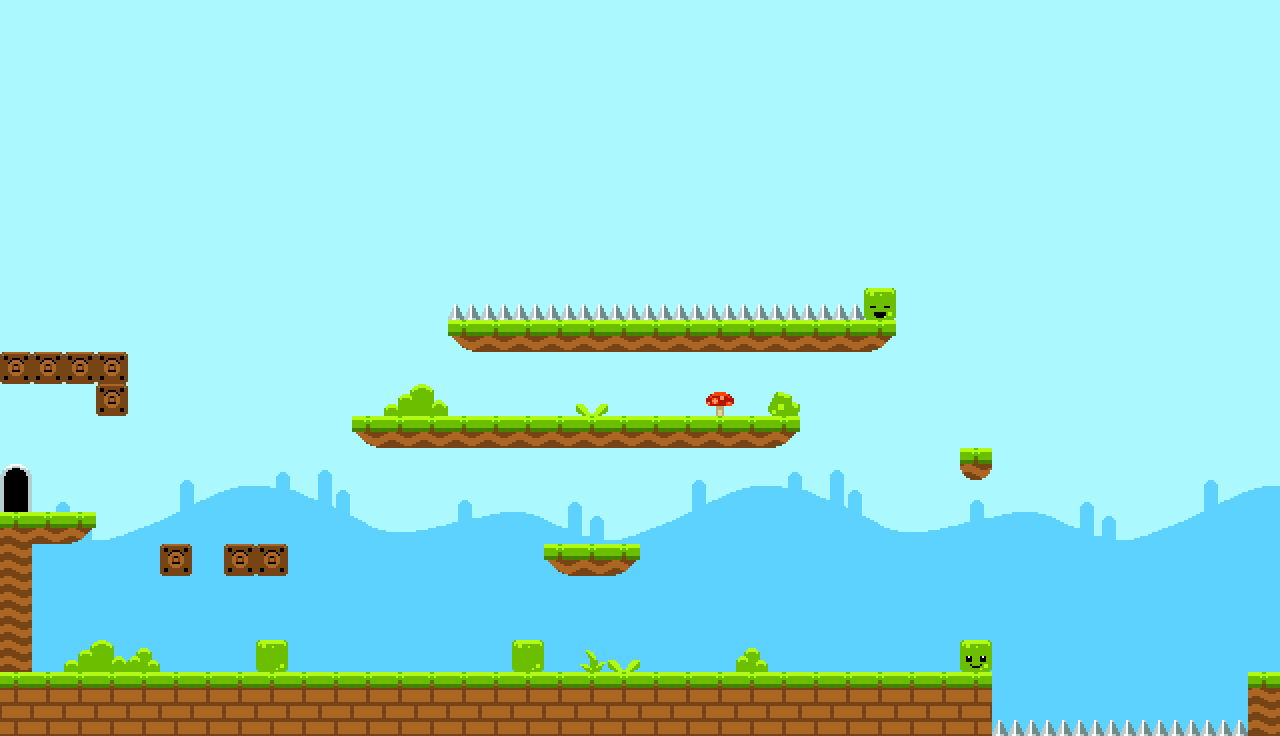

A level layout from a 2D game, rendered from its tile map. Below: a short description, then the map file with tile-grid data replaced by summaries:
An orthogonal 40x23 tile map with 32x32 px tiles, 3 tile layers (Background, Background2, Tile Layer 1) and 18 objects (3x box_block, 3x spring, 3x vert_platform, 2x blob, 2x spike, ...).

<map version="1.0" tiledversion="1.0.3" orientation="orthogonal" renderorder="right-down" width="40" height="23" tilewidth="32" tileheight="32" nextobjectid="24">
 <tileset firstgid="1" source="../tilesets/spritesheet.tsx" />
 <layer name="Background" width="40" height="23">
  <data>[920 cells, 920 non-empty, 97 distinct tile ids]</data>
 </layer>
 <layer name="Background2" width="40" height="23">
  <data>[920 cells, 133 non-empty, 17 distinct tile ids]</data>
 </layer>
 <layer name="Tile Layer 1" width="40" height="23">
  <properties>
   <property name="collidable" type="bool" value="true" />
  </properties>
  <data>[920 cells, 83 non-empty, 6 distinct tile ids]</data>
 </layer>
 <objectgroup name="Objects">
  <object id="1" name="player_spawn" x="64" y="608" width="32" height="64" />
  <object id="2" name="box_block" x="192" y="544" width="32" height="32" />
  <object id="4" name="blob" x="416" y="640" width="32" height="32" />
  <object id="5" name="spring" x="224" y="640" width="32" height="32" />
  <object id="6" name="box_block" x="384" y="576" width="32" height="32" />
  <object id="7" name="spring" x="576" y="480" width="32" height="32" />
  <object id="8" name="vert_platform" x="832" y="512" width="64" height="32" />
  <object id="10" name="spike" x="682.667" y="725.333" width="600" height="13.3333" />
  <object id="11" name="spring" x="960" y="416" width="32" height="32" />
  <object id="12" name="snail" x="736" y="256" width="32" height="32" />
  <object id="13" name="spike" x="453.333" y="310.667" width="406.667" height="9.33333" />
  <object id="16" name="box_block" x="576" y="192" width="32" height="32" />
  <object id="18" name="vert_platform" x="416" y="256" width="64" height="32">
   <properties>
    <property name="stopped" type="bool" value="true" />
   </properties>
  </object>
  <object id="19" name="switch" x="800" y="640" width="32" height="32" />
  <object id="20" name="blocker" x="64" y="384" width="32" height="128" />
  <object id="21" name="vert_platform" x="288" y="352" width="64" height="32">
   <properties>
    <property name="stopped" type="bool" value="true" />
   </properties>
  </object>
  <object id="22" name="blob" x="864" y="640" width="32" height="32" />
  <object id="23" name="level_end" x="0" y="480" width="32" height="32" />
 </objectgroup>
</map>
